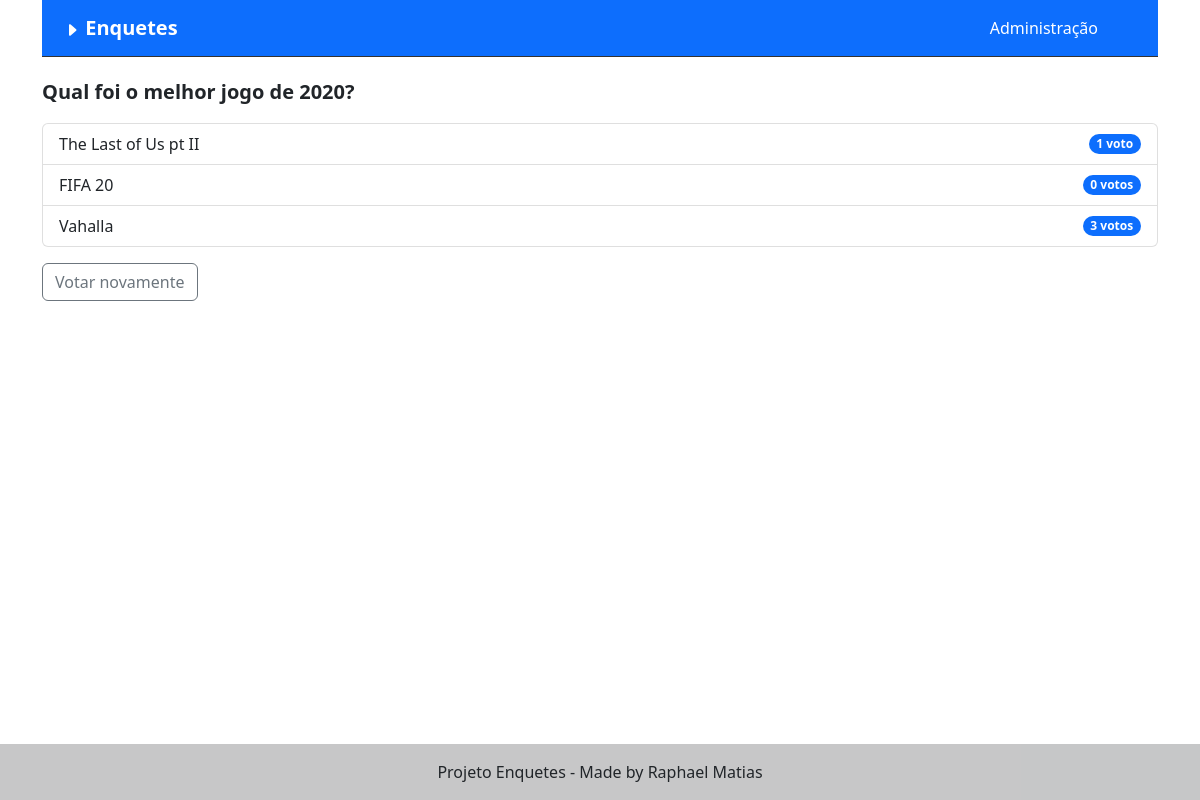
The app's page /enquetes/4/resultado/, older data.
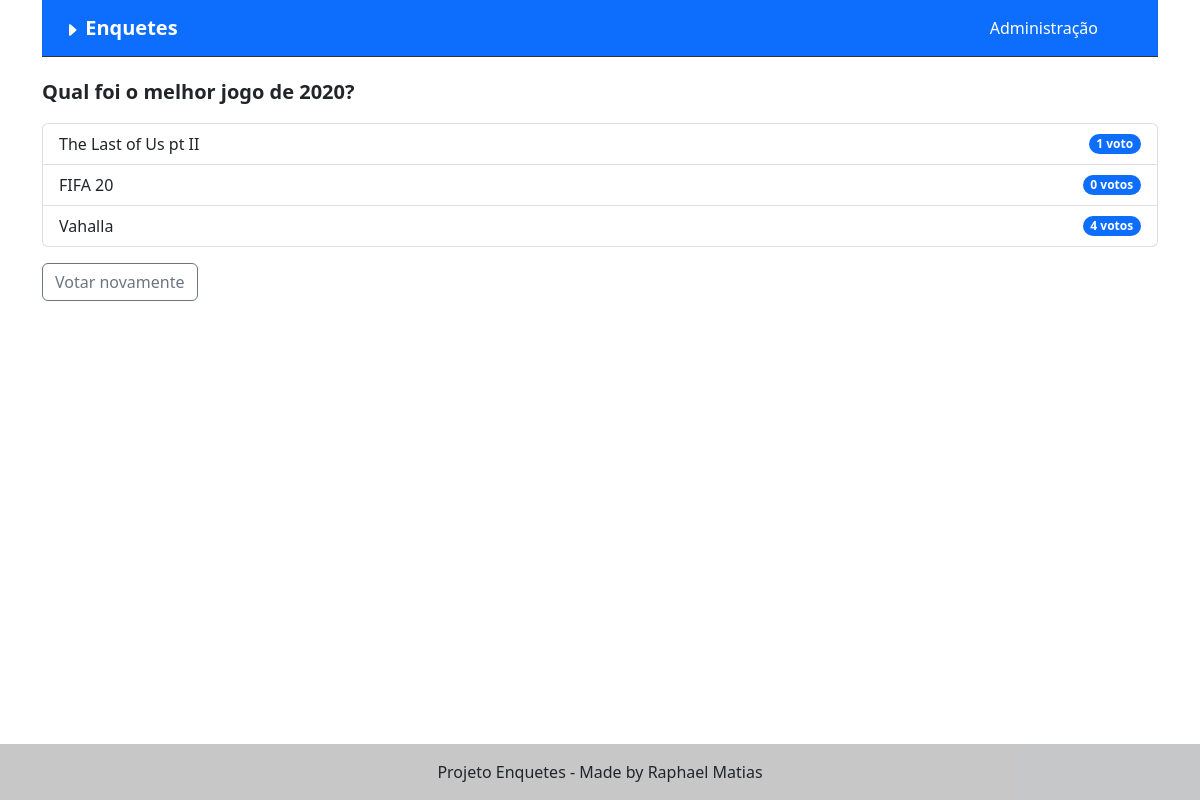
The same page, newer data.
### enquetes/models.py (models this page shows, shortened)
class Choice(models.Model):
    question = models.ForeignKey(Question, on_delete=models.CASCADE)
    choice_text = models.CharField(max_length=200)
    votes = models.IntegerField(default=0)

### enquetes/views.py (the view)
class ResultsView(generic.DetailView):
    model = Question
    template_name ='enquetes/resultado.html'

### enquetes/templates/enquetes/resultado.html (shortened to what this page needs)
{% extends 'base.html' %}
{% block content %}
    <p class="fs-5 fw-bolder">{{question.question_text}}</p>
    <ul class="list-group mb-3">
        {% for choice in question.choice_set.all %}
            <li class="list-group-item d-flex justify-content-between align-items-center">
                {{choice.choice_text}}
                <span class="badge bg-primary rounded-pill">
                {{choice.votes}} voto{{choice.votes|pluralize}}
                </span>
            </li>
        {% endfor %}
    </ul>
    <a href="{% url 'enquetes:index' %}">
        <button type="button" class="btn btn-outline-secondary">Votar novamente</button>
    </a>
{% endblock content %}

Row changes from the older to the newer data that the page shows:
changed Choice "Vahalla": votes "3" → "4"
